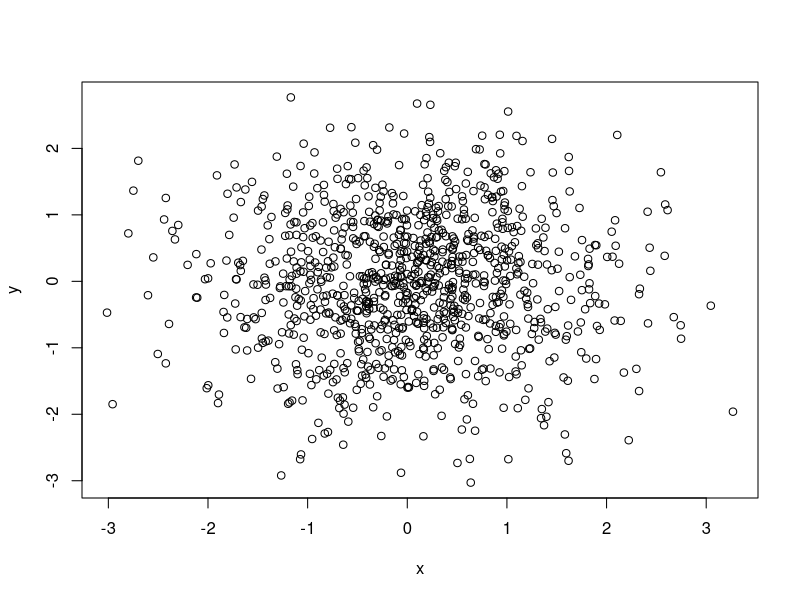
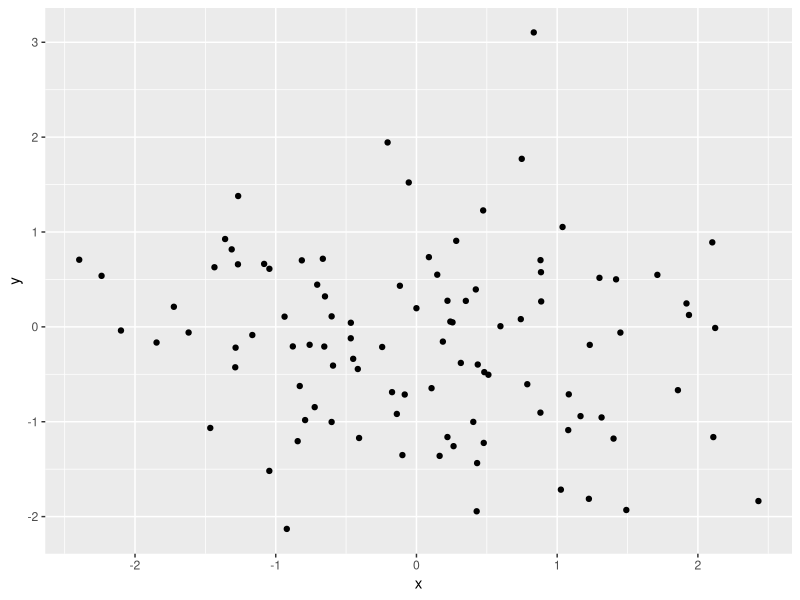
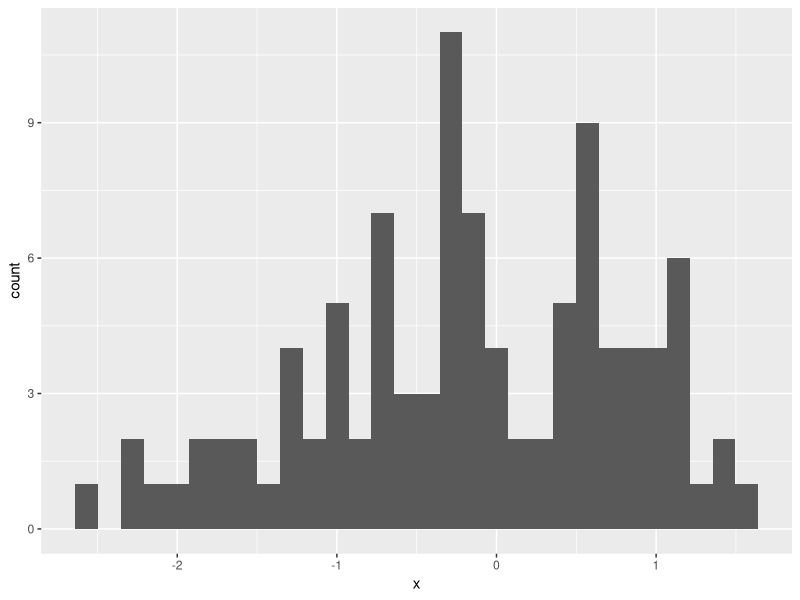

Generate these figures, in order, with R:
# Ejemplo de script en R
library(ggplot2)

x = rnorm(1000)
y = rnorm(1000)
plot(x, y)

library(ggplot2)

# Create a data frame with two variables
df <- data.frame(x = rnorm(100), y = rnorm(100))

# Create a scatter plot using ggplot2
ggplot(df, aes(x = x, y = y)) +
  geom_point()


  library(ggplot2)

# Create a data frame with one variable
df <- data.frame(x = rnorm(100))

# Create a histogram using ggplot2
ggplot(df, aes(x = x)) + geom_histogram()